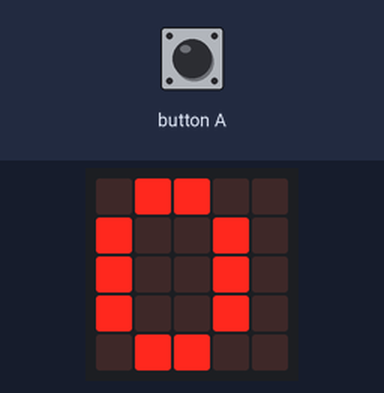
The program below on a simulated BBC micro:bit (MakeCode). On the bench: the board's 5×5 LED display. Inputs (shaded band) come from the test bench.

Above: at 1.9 s.
2.0 s: button A pressed for 0.15 s
At 2.7 s:
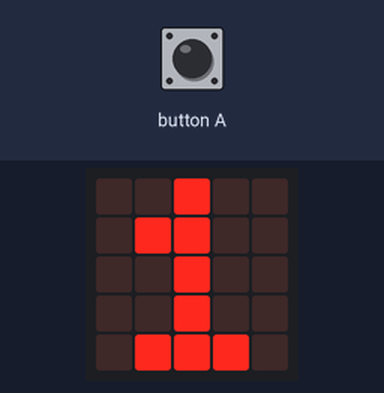
3.7 s: button A pressed for 0.15 s
At 4.9 s:
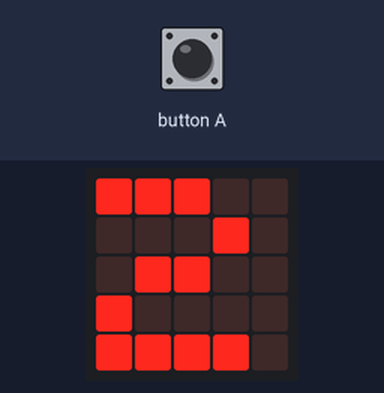
6.1 s: button A pressed for 0.15 s
At 8.2 s:
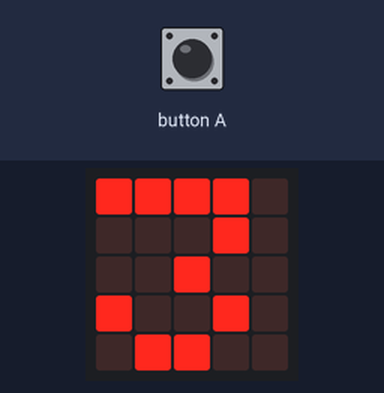
Timing chart, 0 to 9.7 s (numbered marks = the images above; inputs shaded):
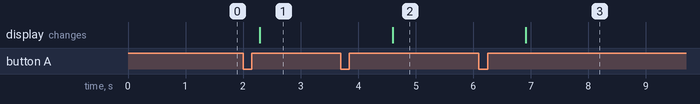

Measured:
- after the input at 2.0 s, the display: changes after 0.29 s (image 1)
- after the input at 3.7 s, the display: changes after 0.90 s (image 2)
- after the input at 6.1 s, the display: changes after 0.81 s (image 3)

The program:

main.ts
```typescript
input.onButtonPressed(Button.A, function () {
    tall += 1
})
let tall = 0
basic.showNumber(tall)
basic.forever(function () {
    if (tall >= 10) {
        basic.showLeds(`
            # . . . #
            . # . # .
            . . # . .
            . # . # .
            # . . . #
            `)
        basic.showLeds(`
            . . . . .
            . # . # .
            . . # . .
            . # . # .
            . . . . .
            `)
    } else {
        basic.showNumber(tall)
    }
})
```

test.ts
```typescript
// testene settes inn her; disse vil ikke kompilert så lenge denne pakken blir brukt som en utvidelse.
```
